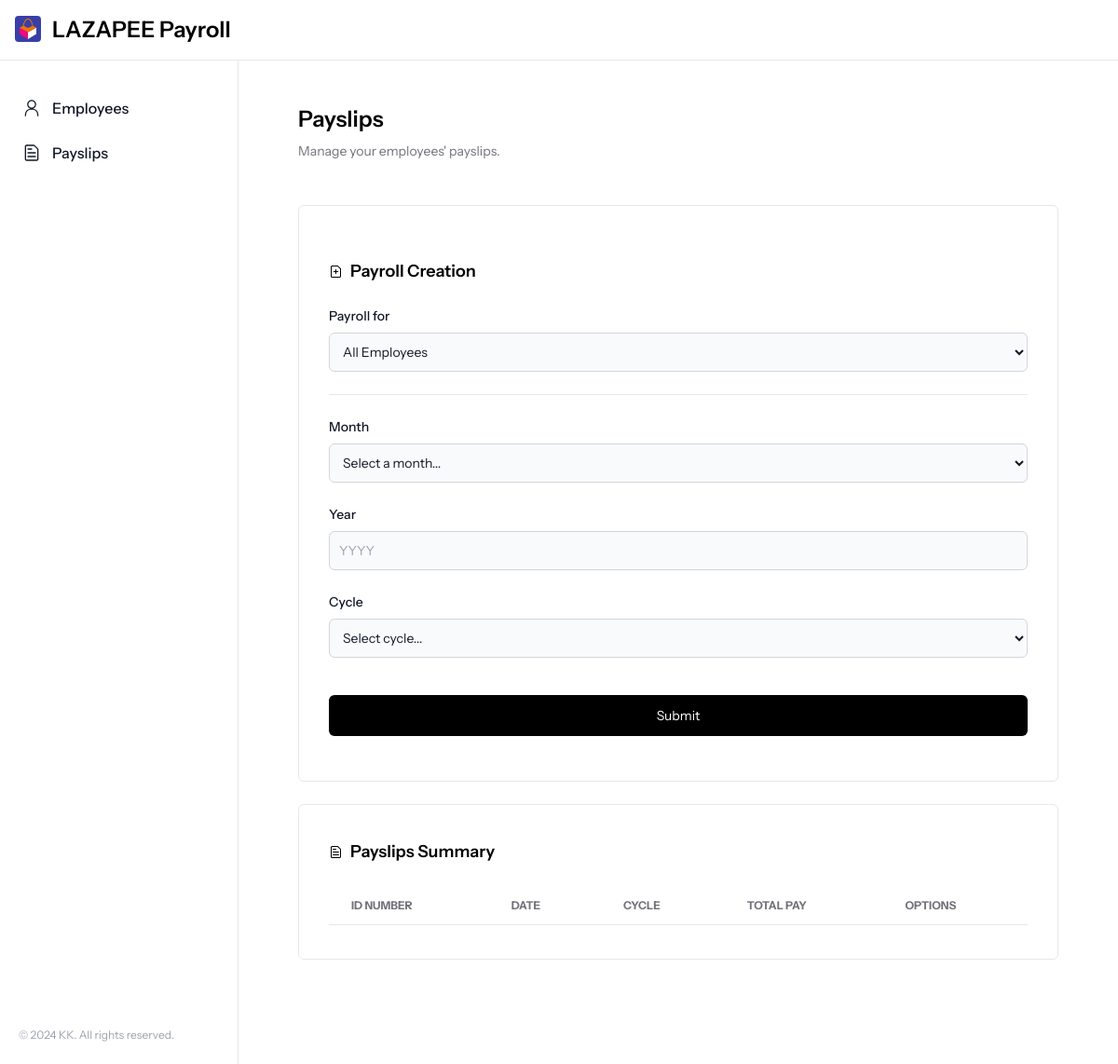
Page /payslips/ on the earlier database version.
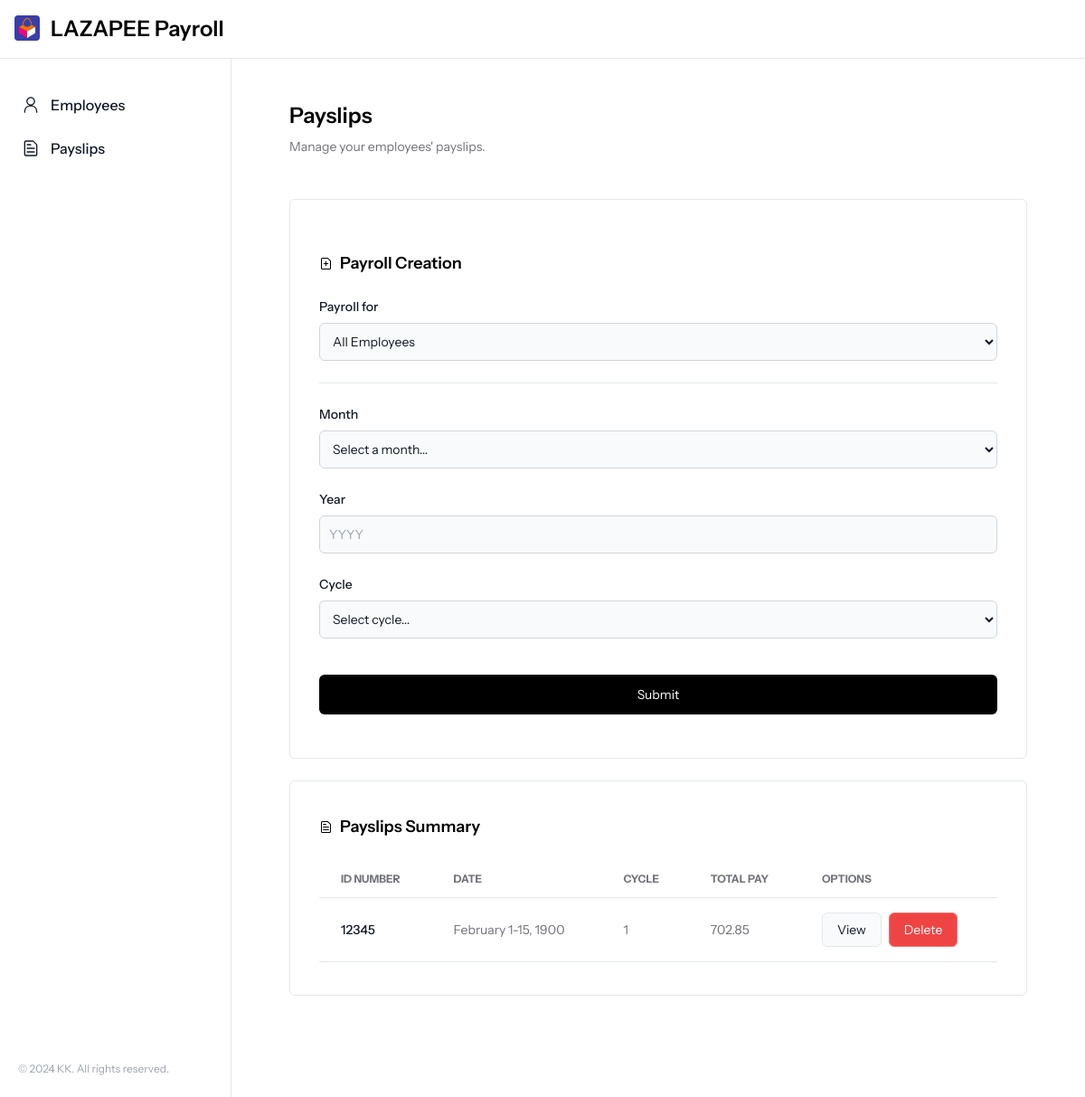
Same page on the later database version.
### payroll_app/models.py (models this page shows, shortened)
class Payslip(models.Model):
    id_number = models.ForeignKey(Employee, on_delete=models.CASCADE, related_name='payslips')
    month = models.CharField(max_length=10)
    date_range = models.CharField(max_length=20)
    year = models.CharField(max_length=4)
    pay_cycle = models.IntegerField()
    rate = models.FloatField()
    earnings_allowance = models.FloatField()
    deductions_tax = models.FloatField()
    deductions_health = models.FloatField()
    pag_ibig = models.FloatField(default=100)
    sss = models.FloatField()
    overtime = models.FloatField()
    total_pay = models.FloatField()

class Employee(models.Model):
    name = models.CharField(max_length=255)
    id_number = models.CharField(max_length=20, unique=True)
    rate = models.FloatField()
    overtime_pay = models.FloatField(null=True, blank=True)
    allowance = models.FloatField(null=True, blank=True)

### payroll_app/views.py (the view)
# urls.py: path('payslips/', views.payslips, name='payslips'),
def payslips(request):
    employees = Employee.objects.all()
    payslips = Payslip.objects.all()
    context = {
        'employees': employees,
        'payslips': payslips,
    }
    return render(request, 'payroll_app/payslips.html', context)

### payroll_app/templates/payroll_app/payslips.html (shortened to what the changed rows need)
{% extends 'payroll_app/base.html' %}
{% load static %}
{% block content %}
<div class="rounded-md bg-white border border-gray-200 sm:p-6 md:p-8 mb-6">
    <form class="space-y-6" action="{% url 'create_payslip' %}" method="POST">
        <div class="flex items-center">
            <h2 class="text-lg font-semibold">Payroll Creation</h2>
        </div>
    </form>
</div>
<div class="relative overflow-x-auto rounded-md bg-white border border-gray-200 sm:p-6 md:px-8 md:py-9 mb-16">
    <div class="flex items-center">
        <h2 class="text-lg font-semibold mb-6">Payslips Summary</h2>
    </div>
    <table class="w-full text-sm text-left text-[#71717A]">
        <thead class="text-xs text-[#71717A] uppercase border-b">
            <tr>
                <th scope="col" class="px-6 py-3">
                    ID Number
                </th>
                <th scope="col" class="px-6 py-3">
                    Date
                </th>
                <th scope="col" class="px-6 py-3">
                    Cycle
                </th>
                <th scope="col" class="px-6 py-3">
                    Total Pay
                </th>
                <th scope="col" class="px-6 py-3">
                    Options
                </th>
            </tr>
        </thead>
        <tbody>
            {% for payslip in payslips %}
            <tr class="odd:bg-white even:bg-gray-50 border-b">
                <th scope="row" class="px-6 py-4 font-medium text-gray-900 whitespace-nowrap">
                    {{ payslip.id_number.id_number }}
                </th>
                <td class="px-6 py-4">
                    {{ payslip.month|title }} {{ payslip.date_range }}, {{ payslip.year }}
                </td>
                <td class="px-6 py-4">
                    {{ payslip.pay_cycle }}
                </td>
                <td class="px-6 py-4">
                    {{ payslip.total_pay | floatformat:2 }}
                </td>
                <td class="px-6 py-4 flex items-center space-x-2">
                    <a href="{% url 'view_payslip' payslip.id %}"
                        class="w-auto flex items-center bg-gray-50 border border-gray-200 px-4 py-2 rounded-md hover:bg-gray-100 text-gray-900">
                        View
                    </a>
                    <form action="{% url 'delete_payslip' payslip.id %}" method="POST"
                        onsubmit="return confirm('Are you sure you want to delete this payslip?')"
                        class="w-auto flex items-center">
                        <button type="submit"
                            class="w-auto flex items-center bg-red-500 border border-red-400 text-white px-4 py-2 rounded-md hover:bg-red-600 -mb-3.5">
                            Delete
                        </button>
                    </form>
                </td>
            </tr>
            {% endfor %}
        </tbody>
    </table>
</div>
{% endblock %}

Differences in the rows shown:
added Payslip: id_number.id_number "12345", month "February", date_range "1-15", year "1900", pay_cycle "1", total_pay "702.85"
